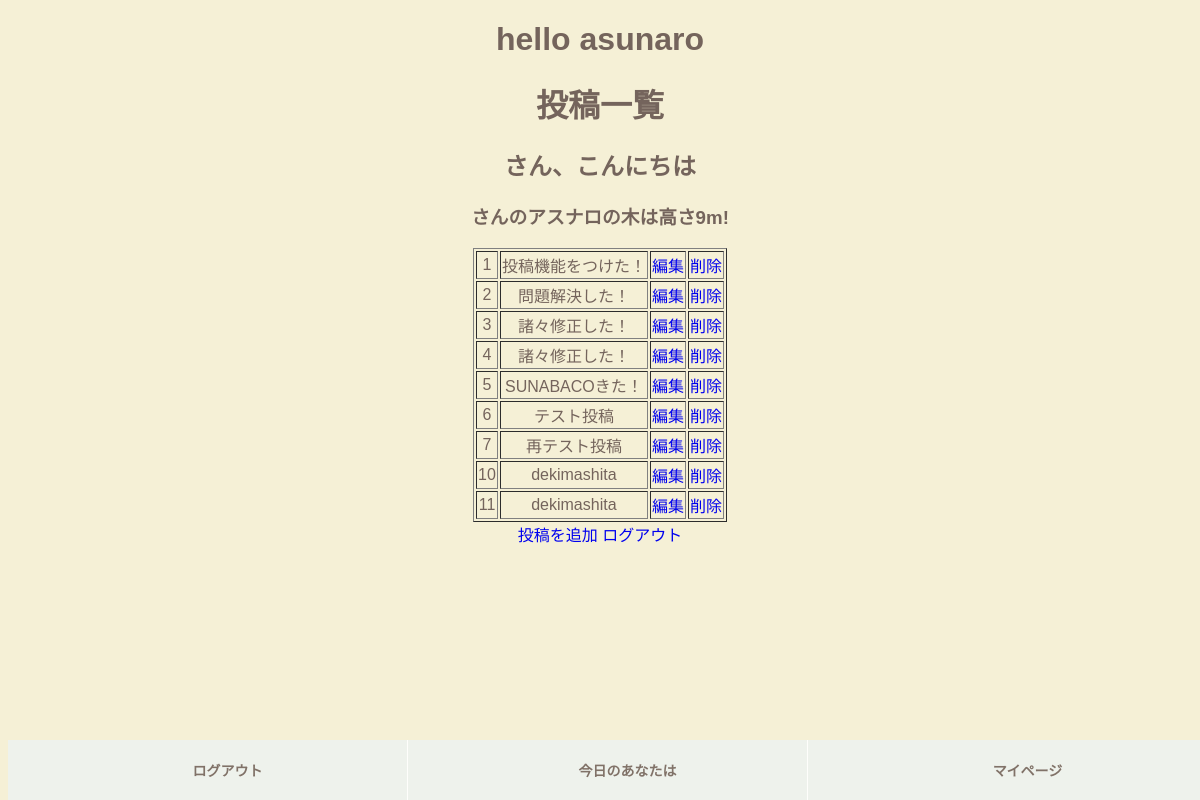
The app's page /list, older data.
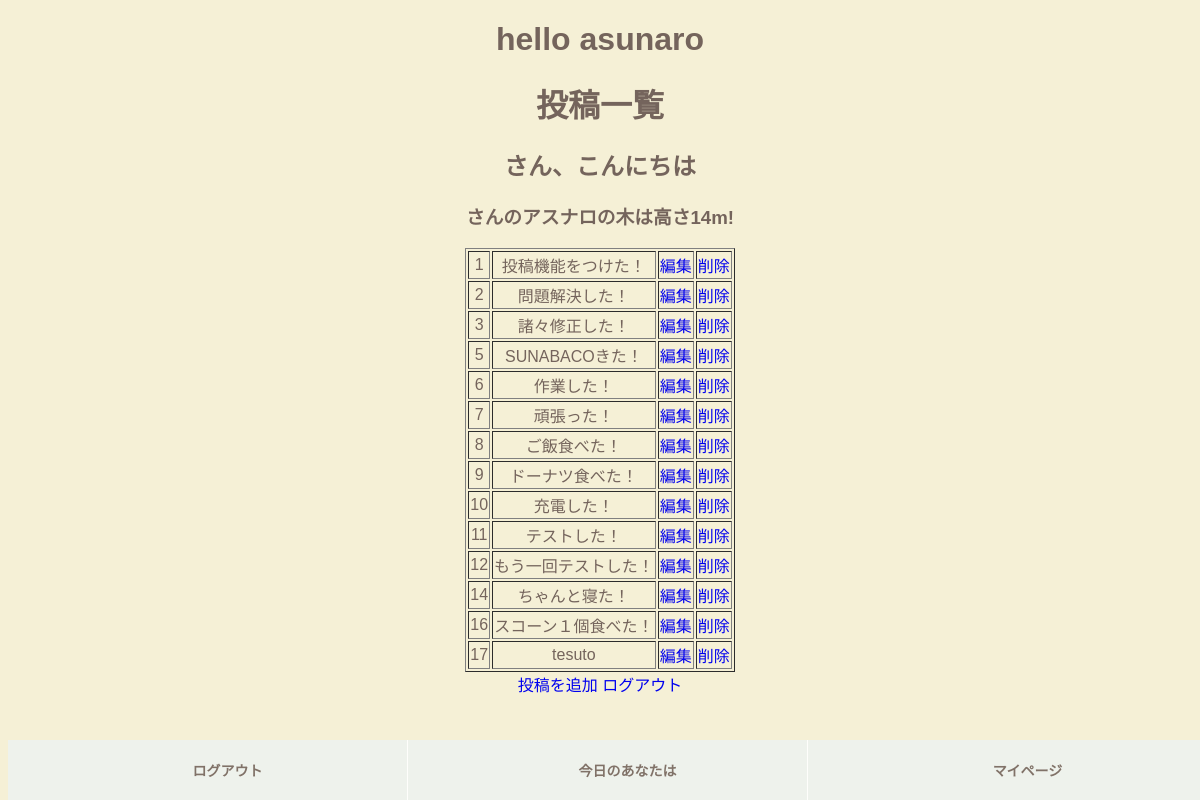
The same page, newer data.
### tables this page shows
CREATE TABLE "posts_test" (
	"ID"	INTEGER,
	"posting"	TEXT,
	PRIMARY KEY("ID" AUTOINCREMENT)
);

### app.py (the view)
@app.route("/list" )
def posting_list():
    conn = sqlite3.connect("asunaro.db")
    c = conn.cursor()
    c.execute("SELECT count (posting) FROM posts_test")
    post_count = c.fetchone()
    print(post_count)
    c.execute("SELECT * FROM posts_test")
    post_list = [] #空箱作ったよ
    for post in c.fetchall():
        post_list.append(
            {"id":post[0],"posting":post[1]}
        )
    conn.close()
    return  render_template("growth.html", post_list = post_list , post_count = post_count)

### templates/growth.html (shortened to what this page needs)
<!DOCTYPE html>
<html lang="jp">
<head>
    <link rel="stylesheet" href="../static/growth.css">
</head>
<body>
<h1>hello asunaro</h1>
<h1>投稿一覧</h1>
<h2>{{user_id}}さん、こんにちは</h2>
<h3>{{user_id}}さんのアスナロの木は高さ{{post_count[0]}}m!</h3>
<table border= "1px">
   {% for post in post_list %}
    <tr>
        <td>{{post.id}}</td>
		<td>{{post.posting}}</td>
		<td><a href="/edit/{{post.id}}">編集</a></td>
        <td><a href="/del/{{post.id}}">削除</a></td>
    </tr>
	{% endfor %}
</table>
<a href="/post">投稿を追加</a>
<a href="/logout">ログアウト</a>
<div id="sp-fixed-menu" class="for-sp">
	<ul>
		<li><a onclick="confirmFunction1()">ログアウト</a></li>
		<li><a href="/post" >今日のあなたは</a></li>
		<li><a href="/list">マイページ</a></li>
	</ul>
</div>
</body>
</html>

Row changes from the older to the newer data that the page shows:
removed posts_test: id "4", posting "諸々修正した！"
changed posts_test id 6: posting "テスト投稿" → "作業した！"
changed posts_test id 7: posting "再テスト投稿" → "頑張った！"
added posts_test: id "8", posting "ご飯食べた！"
added posts_test: id "9", posting "ドーナツ食べた！"
changed posts_test id 10: posting "dekimashita" → "充電した！"
changed posts_test id 11: posting "dekimashita" → "テストした！"
added posts_test: id "12", posting "もう一回テストした！"
added posts_test: id "14", posting "ちゃんと寝た！"
added posts_test: id "16", posting "スコーン１個食べた！"
added posts_test: id "17", posting "tesuto"
Text that changed along with them:
{{ post_count[0] }}: "9" → "14"
